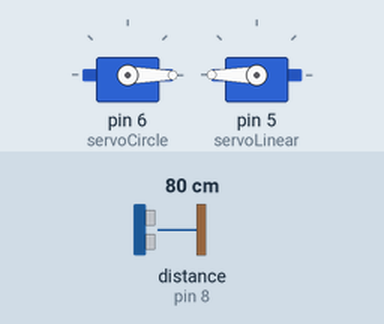
Simulated run of this sketch. Board: Arduino Uno, built with avr-gcc and run on an emulated ATmega328P. Parts: 2 × servo. Wiring (inferred from the names in the program): ultrasonic range finder: trigger pin 9; echo pin 8. The inputs (shaded band) are chosen by the test bench; at power-on: distance to the obstacle (sensor on pin 8) 80 cm. The echo pulse lasts 58.3 µs per cm.

Above: at 1.2 s.
1.3 s: distance to the obstacle (sensor on pin 8) set to 12 cm
2.8 s: distance to the obstacle (sensor on pin 8) set to 9 cm
At 3.3 s:
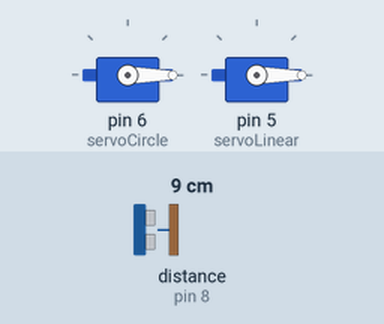
4.3 s: distance to the obstacle (sensor on pin 8) set to 18 cm
At 4.9 s:
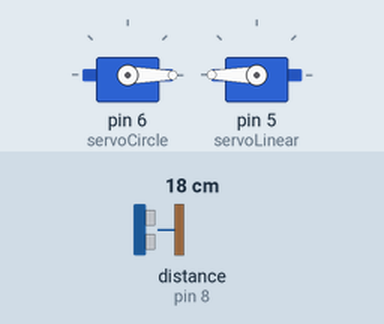
5.8 s: distance to the obstacle (sensor on pin 8) set to 2 cm
At 6.9 s:
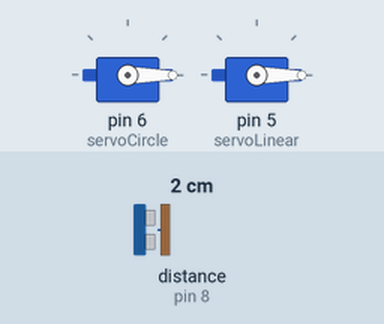
Timing chart, 0 to 8.3 s (numbered marks = the images above; inputs shaded):
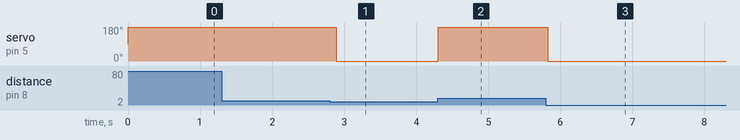

The sketch:

sketch_nov5a.ino
```cpp
#include <Servo.h>

Servo servoCircle;
Servo servoLinear;

const int ultrasonicTrigger = 9;
const int ultrasonicEcho = 8;

void setup() {
  Serial.begin(9600);
  pinMode(ultrasonicTrigger, OUTPUT);
  pinMode(ultrasonicEcho, INPUT);
  servoCircle.attach(6);
  servoCircle.write(-1);
  servoLinear.attach(5);
  servoLinear.write(90);
}

void loop() {
  long duration, distance;

  digitalWrite(ultrasonicTrigger, LOW);
    delayMicroseconds(2);
    digitalWrite(ultrasonicTrigger, HIGH);
    delayMicroseconds(10);
    digitalWrite(ultrasonicTrigger, LOW);

  duration = pulseIn(ultrasonicEcho, HIGH);
  distance = microsecondsToCentimeters(duration);

  //Serial.println(distance);
  //Serial.println(servoLinear.read());

  if (distance < 10 && servoLinear.read() != -180) {
    servoLinear.write(-180);
    servoCircle.detach();
  } else if (distance > 10 && servoLinear.read() != 180) {
    servoLinear.write(180);
    servoCircle.attach(6);
    servoCircle.write(-1);
  }

  delay(100);
}

long microsecondsToCentimeters(long microseconds) {
  return (microseconds / 2) / 29.1 ;
}
```

Measured:
- the behaviour switches between 11 and 10 cm on distance to the obstacle (sensor on pin 8) (found by bisection; images 0 and 1)
- after the input at 1.3 s, every drawn part: stays the same
- after the input at 2.8 s, servo on pin 5 (servoLinear): 180° → 0° after 0.09 s
- after the input at 4.3 s, servo on pin 5 (servoLinear): 0° → 180° at once
- after the input at 5.8 s, servo on pin 5 (servoLinear): 180° → 0° at once
